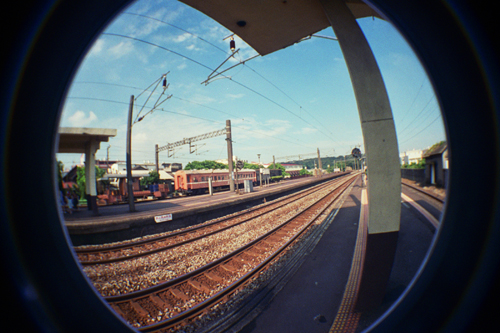
#> input picture Opencv/image0.png, 500 x 333 px
$ python fish_eye_distortion.py   (Python 2 division)
#> lines starting #> are read from the running program, lines starting #| are printed output that depends on the picture
#> further down, im is the input picture: PIL image 500x333 RGB; mean R, G, B 77.3, 83.5, 88.4
from PIL import Image
import math

def fish_eye_dis(img):
    "fish eye distortion"
    width_in, height_in = img.size;
#> width_in = 500; height_in = 333
    im_out = Image.new("RGB",(width_in,height_in));
#> im_out: PIL image 500x333 RGB; every value is 0
    radius = max(width_in, height_in)/2;
#> radius = 250
    #assume the fov is 180
    #R = f*theta
    lens = radius*2/math.pi;
#> lens = 159.2
    for i in range(width_in):
        for j in range(height_in):
            #offset to center
            x = i - width_in/2;
            y = j - height_in/2;
            r = math.sqrt(x*x + y*y);
            theta = math.atan(r/radius);
            if theta<0.00001:
                k = 1;
            else:
                k = lens*theta/r;

            src_x = x*k;
            src_y = y*k;
            src_x = src_x+width_in/2;
            src_y = src_y+height_in/2;
            pixel = im.getpixel((src_x,src_y));
            im_out.putpixel((i,j),pixel);
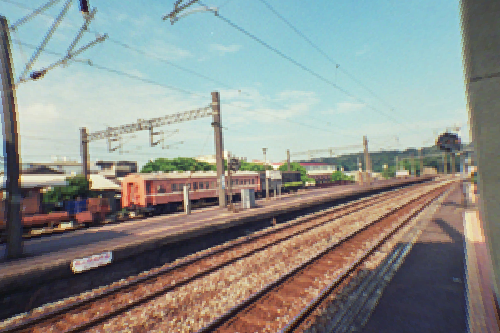
#> im_out: PIL image 500x333 RGB; mean R, G, B 140.3, 143.9, 139.5

    return im_out;

if __name__=="__main__":
    input_name = "image0.png";
    output_name = "image_dis.png";
    im = Image.open(input_name);
    img_out = fish_eye_dis(im);
    img_out.save(output_name);

    print "fish eye distortion completely, save image to %s" % output_name
